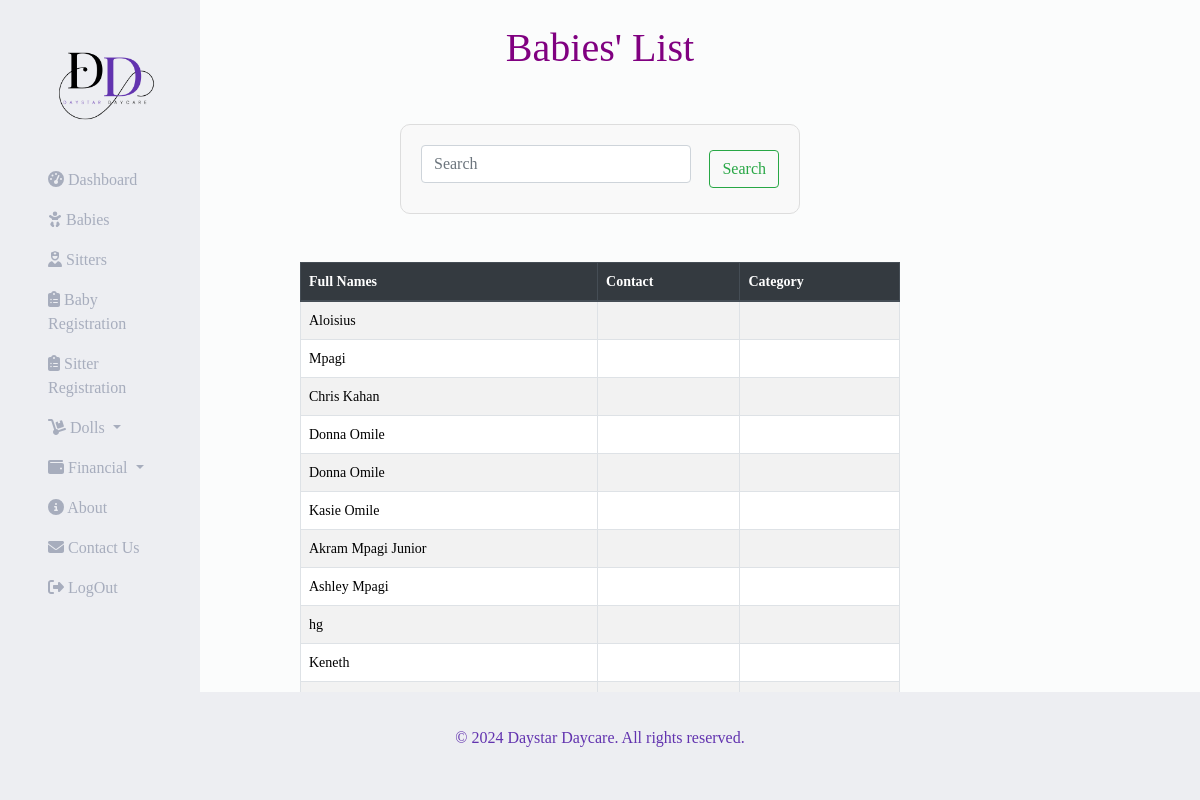
Before: /babies/ with the older database file.
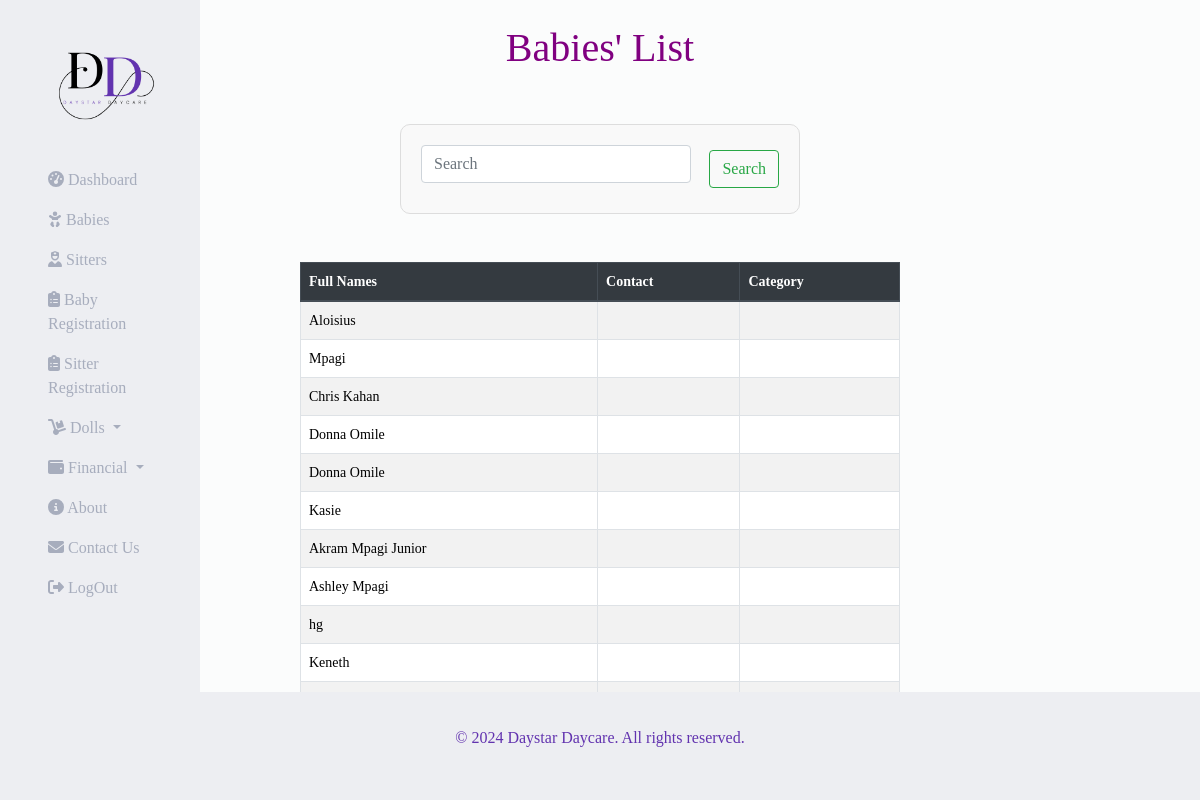
After: the same page with the newer database file.
### daystarApp/models.py (models this page shows, shortened)
class Baby(models.Model):
    name = models.CharField(max_length=100)
    age = models.IntegerField(null=True, blank=True, default=0)
    gender = models.CharField(max_length=10, null=True, blank=True)
    location = models.CharField(max_length=50, null=True, blank=True)
    father_name = models.CharField(max_length=200, null=True, blank=True)
    mother_name = models.CharField(max_length=200, null=True, blank=True)
    brought_by = models.CharField(max_length=200, null=True, blank=True)
    time_of_arrival = models.DateField(null=True, blank=True)
    period_of_stay = models.CharField(max_length=8, choices=(("Full Day","Full Day"), ("Half Day","Half Day")))
    fees = models.IntegerField(null=True, blank=True)
    baby_number = models.IntegerField(null=True)
    class Meta:
        verbose_name_plural = "Babies"

### daystarApp/views.py (the view)
# urls.py: path('babies/', views.baby, name='baby'),
def baby(request):
    babies = Baby.objects.all()
    return render(request, 'daystarApp/babies.html', {'babies': babies})

### daystarApp/templates/daystarApp/babies.html (shortened to what this page needs)
{% extends 'base.html' %}
{% block content %}
  <center>
    <br>
    <h1 style="color: purple;">
        Babies' List
      </h1>
      <br>
      <div class="search-container">
        <form class="form-inline my-2 my-lg-0" method="get" action="{% url 'baby' %}">
           <input class="form-control mr-sm-2" type="text" placeholder="Search" value="{{ query }}" name="query">
            <button class="btn btn-outline-success my-2 my-sm-0" type="submit">Search</button>
        </form>
    </div>
      <br> <br>
      <div class="table-container">
    <table class="table mytable table-striped table-hover">
        <thead class="thead-dark">
            <tr>
                <th scope="col">Full Names</th>
                <th scope="col">Contact</th>
                <th scope="col">Category</th>
            </tr>
        </thead>
        <tbody>
            {% for baby in babies %}
            <tr onclick="window.location='{% url 'result_baby_details' baby.id %}';" style="cursor: pointer;">
                <td><a style="text-decoration: none; color:
                    rgb(0, 0, 0) !important;" href="{% url 'result_baby_details' baby.id %}">{{ baby.name }}</a></td>
                <td>{{ baby.contact }}</td>
                <td>{{ baby.category }}</td>
            </tr>
            {% endfor %}
        </tbody>
    </table>
</div>
  </center>
{% endblock %}

Changed rows visible on the page:
changed Baby: name "Kasie Omile" → "Kasie"
